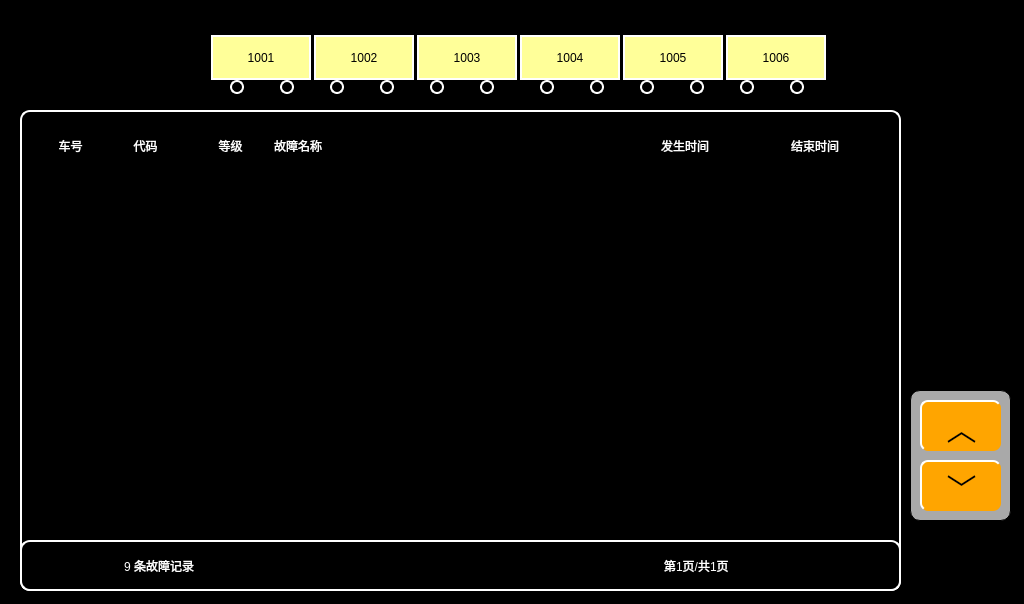
<?xml version="1.0" encoding="UTF-8"?>
<ui version="4.0">
 <class>VehicleHistoryFaultPage</class>
 <widget class="QWidget" name="VehicleHistoryFaultPage">
  <property name="geometry">
   <rect>
    <x>0</x>
    <y>0</y>
    <width>1024</width>
    <height>604</height>
   </rect>
  </property>
  <property name="windowTitle">
   <string>Form</string>
  </property>
  <property name="styleSheet">
   <string notr="true">QWidget
{
	background-color:black;
}
QLabel
{
background-color:black;
font:18px &quot;微软雅黑&quot;;
color: rgb(0,255,255);
border:1px solid black;
}QPushButton
{
	font: 20px, &quot;微软雅黑&quot;;
    color: white;
	background-color: rgb(0, 128, 128);
	border-top: 2px solid white;	
	border-left: 2px solid white;
border-radius:8px;
}</string>
  </property>
  <widget class="QLabel" name="lbl1_15">
   <property name="geometry">
    <rect>
     <x>20</x>
     <y>540</y>
     <width>881</width>
     <height>51</height>
    </rect>
   </property>
   <property name="styleSheet">
    <string notr="true">background-color:black;
border-radius:10px;
font:14px;
color:white;
border:2px solid white;</string>
   </property>
   <property name="text">
    <string/>
   </property>
   <property name="alignment">
    <set>Qt::AlignCenter</set>
   </property>
  </widget>
  <widget class="QLabel" name="faultCode_row9">
   <property name="geometry">
    <rect>
     <x>110</x>
     <y>490</y>
     <width>71</width>
     <height>41</height>
    </rect>
   </property>
   <property name="styleSheet">
    <string notr="true"/>
   </property>
   <property name="text">
    <string/>
   </property>
   <property name="alignment">
    <set>Qt::AlignCenter</set>
   </property>
  </widget>
  <widget class="QLabel" name="m2wheel2lbl">
   <property name="geometry">
    <rect>
     <x>540</x>
     <y>80</y>
     <width>14</width>
     <height>14</height>
    </rect>
   </property>
   <property name="styleSheet">
    <string notr="true">background-color:black;
border-radius:7px;
border:2px solid white;</string>
   </property>
   <property name="text">
    <string/>
   </property>
   <property name="alignment">
    <set>Qt::AlignCenter</set>
   </property>
  </widget>
  <widget class="QLabel" name="tc2keylbl">
   <property name="geometry">
    <rect>
     <x>825</x>
     <y>35</y>
     <width>31</width>
     <height>45</height>
    </rect>
   </property>
   <property name="styleSheet">
    <string notr="true">border-image: url(:/images/images/TC2traingraphKeynoact.bmp);</string>
   </property>
   <property name="text">
    <string/>
   </property>
   <property name="alignment">
    <set>Qt::AlignCenter</set>
   </property>
  </widget>
  <widget class="QLabel" name="faultCode_row5">
   <property name="geometry">
    <rect>
     <x>110</x>
     <y>330</y>
     <width>71</width>
     <height>41</height>
    </rect>
   </property>
   <property name="styleSheet">
    <string notr="true"/>
   </property>
   <property name="text">
    <string/>
   </property>
   <property name="alignment">
    <set>Qt::AlignCenter</set>
   </property>
  </widget>
  <widget class="QLabel" name="metroCode_row1_2">
   <property name="geometry">
    <rect>
     <x>35</x>
     <y>210</y>
     <width>70</width>
     <height>41</height>
    </rect>
   </property>
   <property name="styleSheet">
    <string notr="true"/>
   </property>
   <property name="text">
    <string/>
   </property>
   <property name="alignment">
    <set>Qt::AlignCenter</set>
   </property>
  </widget>
  <widget class="QLabel" name="tc1wheel1lbl">
   <property name="geometry">
    <rect>
     <x>230</x>
     <y>80</y>
     <width>14</width>
     <height>14</height>
    </rect>
   </property>
   <property name="styleSheet">
    <string notr="true">background-color:black;
border-radius:7px;
border:2px solid white;</string>
   </property>
   <property name="text">
    <string/>
   </property>
   <property name="alignment">
    <set>Qt::AlignCenter</set>
   </property>
  </widget>
  <widget class="QLabel" name="metroCode_row1_6">
   <property name="geometry">
    <rect>
     <x>35</x>
     <y>370</y>
     <width>70</width>
     <height>41</height>
    </rect>
   </property>
   <property name="styleSheet">
    <string notr="true"/>
   </property>
   <property name="text">
    <string/>
   </property>
   <property name="alignment">
    <set>Qt::AlignCenter</set>
   </property>
  </widget>
  <widget class="QLabel" name="metroCode_row1_9">
   <property name="geometry">
    <rect>
     <x>35</x>
     <y>490</y>
     <width>70</width>
     <height>41</height>
    </rect>
   </property>
   <property name="styleSheet">
    <string notr="true"/>
   </property>
   <property name="text">
    <string/>
   </property>
   <property name="alignment">
    <set>Qt::AlignCenter</set>
   </property>
  </widget>
  <widget class="QLabel" name="tc2wheel2lbl">
   <property name="geometry">
    <rect>
     <x>740</x>
     <y>80</y>
     <width>14</width>
     <height>14</height>
    </rect>
   </property>
   <property name="styleSheet">
    <string notr="true">background-color:black;
border-radius:7px;
border:2px solid white;</string>
   </property>
   <property name="text">
    <string/>
   </property>
   <property name="alignment">
    <set>Qt::AlignCenter</set>
   </property>
  </widget>
  <widget class="QLabel" name="mp2wheel1lbl">
   <property name="geometry">
    <rect>
     <x>690</x>
     <y>80</y>
     <width>14</width>
     <height>14</height>
    </rect>
   </property>
   <property name="styleSheet">
    <string notr="true">background-color:black;
border-radius:7px;
border:2px solid white;</string>
   </property>
   <property name="text">
    <string/>
   </property>
   <property name="alignment">
    <set>Qt::AlignCenter</set>
   </property>
  </widget>
  <widget class="QLabel" name="lbl1_17">
   <property name="geometry">
    <rect>
     <x>115</x>
     <y>120</y>
     <width>61</width>
     <height>51</height>
    </rect>
   </property>
   <property name="styleSheet">
    <string notr="true">background-color:black;
font:18px &quot;微软雅黑&quot;;
color:white;
</string>
   </property>
   <property name="text">
    <string>代码</string>
   </property>
   <property name="alignment">
    <set>Qt::AlignCenter</set>
   </property>
  </widget>
  <widget class="QLabel" name="tc2lbl">
   <property name="geometry">
    <rect>
     <x>726</x>
     <y>35</y>
     <width>100</width>
     <height>45</height>
    </rect>
   </property>
   <property name="styleSheet">
    <string notr="true">	font:20px &quot;微软雅黑&quot;;
	border:2px solid white;
	background-color: rgb(255,255,153);
color:black;
</string>
   </property>
   <property name="text">
    <string>1006</string>
   </property>
   <property name="alignment">
    <set>Qt::AlignCenter</set>
   </property>
  </widget>
  <widget class="QLabel" name="faultLevel_row4">
   <property name="geometry">
    <rect>
     <x>200</x>
     <y>290</y>
     <width>61</width>
     <height>41</height>
    </rect>
   </property>
   <property name="styleSheet">
    <string notr="true"/>
   </property>
   <property name="text">
    <string/>
   </property>
   <property name="alignment">
    <set>Qt::AlignCenter</set>
   </property>
  </widget>
  <widget class="QLabel" name="m2lbl">
   <property name="geometry">
    <rect>
     <x>520</x>
     <y>35</y>
     <width>100</width>
     <height>45</height>
    </rect>
   </property>
   <property name="styleSheet">
    <string notr="true">	font:20px &quot;微软雅黑&quot;;
	border:2px solid white;
	background-color: rgb(255,255,153);
color:black;
</string>
   </property>
   <property name="text">
    <string>1004</string>
   </property>
   <property name="alignment">
    <set>Qt::AlignCenter</set>
   </property>
  </widget>
  <widget class="QLabel" name="faultLevel_row5">
   <property name="geometry">
    <rect>
     <x>200</x>
     <y>330</y>
     <width>61</width>
     <height>41</height>
    </rect>
   </property>
   <property name="styleSheet">
    <string notr="true"/>
   </property>
   <property name="text">
    <string/>
   </property>
   <property name="alignment">
    <set>Qt::AlignCenter</set>
   </property>
  </widget>
  <widget class="QLabel" name="metroCode_row1_3">
   <property name="geometry">
    <rect>
     <x>35</x>
     <y>250</y>
     <width>70</width>
     <height>41</height>
    </rect>
   </property>
   <property name="styleSheet">
    <string notr="true"/>
   </property>
   <property name="text">
    <string/>
   </property>
   <property name="alignment">
    <set>Qt::AlignCenter</set>
   </property>
  </widget>
  <widget class="QLabel" name="lbl1_20">
   <property name="geometry">
    <rect>
     <x>270</x>
     <y>120</y>
     <width>350</width>
     <height>51</height>
    </rect>
   </property>
   <property name="styleSheet">
    <string notr="true">background-color:black;
font:18px &quot;微软雅黑&quot;;
color:white;
</string>
   </property>
   <property name="text">
    <string>故障名称</string>
   </property>
   <property name="alignment">
    <set>Qt::AlignLeading|Qt::AlignLeft|Qt::AlignVCenter</set>
   </property>
  </widget>
  <widget class="QLabel" name="lbl1_18">
   <property name="geometry">
    <rect>
     <x>205</x>
     <y>120</y>
     <width>51</width>
     <height>51</height>
    </rect>
   </property>
   <property name="styleSheet">
    <string notr="true">background-color:black;
font:18px &quot;微软雅黑&quot;;
color:white;
</string>
   </property>
   <property name="text">
    <string>等级</string>
   </property>
   <property name="alignment">
    <set>Qt::AlignCenter</set>
   </property>
  </widget>
  <widget class="QLabel" name="faultCode_row1">
   <property name="geometry">
    <rect>
     <x>110</x>
     <y>170</y>
     <width>71</width>
     <height>41</height>
    </rect>
   </property>
   <property name="styleSheet">
    <string notr="true"/>
   </property>
   <property name="text">
    <string/>
   </property>
   <property name="alignment">
    <set>Qt::AlignCenter</set>
   </property>
  </widget>
  <widget class="QLabel" name="tc1directionlbl">
   <property name="geometry">
    <rect>
     <x>130</x>
     <y>35</y>
     <width>51</width>
     <height>51</height>
    </rect>
   </property>
   <property name="styleSheet">
    <string notr="true">border-image: url(:/images/images/TC1traingraphDirection.bmp);</string>
   </property>
   <property name="text">
    <string/>
   </property>
   <property name="alignment">
    <set>Qt::AlignCenter</set>
   </property>
  </widget>
  <widget class="QLabel" name="mp1wheel1lbl">
   <property name="geometry">
    <rect>
     <x>330</x>
     <y>80</y>
     <width>14</width>
     <height>14</height>
    </rect>
   </property>
   <property name="styleSheet">
    <string notr="true">background-color:black;
border-radius:7px;
border:2px solid white;</string>
   </property>
   <property name="text">
    <string/>
   </property>
   <property name="alignment">
    <set>Qt::AlignCenter</set>
   </property>
  </widget>
  <widget class="QPushButton" name="NextPageBtn">
   <property name="geometry">
    <rect>
     <x>920</x>
     <y>460</y>
     <width>81</width>
     <height>51</height>
    </rect>
   </property>
   <property name="focusPolicy">
    <enum>Qt::NoFocus</enum>
   </property>
   <property name="styleSheet">
    <string notr="true">font:30px;
color:black;
background-color:orange;
border-radius:8px;</string>
   </property>
   <property name="text">
    <string>﹀</string>
   </property>
  </widget>
  <widget class="QLabel" name="faultCode_row6">
   <property name="geometry">
    <rect>
     <x>110</x>
     <y>370</y>
     <width>71</width>
     <height>41</height>
    </rect>
   </property>
   <property name="styleSheet">
    <string notr="true"/>
   </property>
   <property name="text">
    <string/>
   </property>
   <property name="alignment">
    <set>Qt::AlignCenter</set>
   </property>
  </widget>
  <widget class="QLabel" name="m1wheel1lbl">
   <property name="geometry">
    <rect>
     <x>430</x>
     <y>80</y>
     <width>14</width>
     <height>14</height>
    </rect>
   </property>
   <property name="styleSheet">
    <string notr="true">background-color:black;
border-radius:7px;
border:2px solid white;</string>
   </property>
   <property name="text">
    <string/>
   </property>
   <property name="alignment">
    <set>Qt::AlignCenter</set>
   </property>
  </widget>
  <widget class="QLabel" name="faultName_row9">
   <property name="geometry">
    <rect>
     <x>270</x>
     <y>490</y>
     <width>350</width>
     <height>41</height>
    </rect>
   </property>
   <property name="styleSheet">
    <string notr="true"/>
   </property>
   <property name="text">
    <string/>
   </property>
   <property name="alignment">
    <set>Qt::AlignLeading|Qt::AlignLeft|Qt::AlignVCenter</set>
   </property>
  </widget>
  <widget class="QLabel" name="faultcntlbl">
   <property name="geometry">
    <rect>
     <x>120</x>
     <y>550</y>
     <width>160</width>
     <height>31</height>
    </rect>
   </property>
   <property name="styleSheet">
    <string notr="true">color:white
</string>
   </property>
   <property name="text">
    <string>9 条故障记录</string>
   </property>
   <property name="alignment">
    <set>Qt::AlignLeading|Qt::AlignLeft|Qt::AlignVCenter</set>
   </property>
  </widget>
  <widget class="QLabel" name="tc1lbl">
   <property name="geometry">
    <rect>
     <x>211</x>
     <y>35</y>
     <width>100</width>
     <height>45</height>
    </rect>
   </property>
   <property name="styleSheet">
    <string notr="true">	font:20px &quot;微软雅黑&quot;;
	border:2px solid white;
	background-color: rgb(255,255,153);
color:black;
</string>
   </property>
   <property name="text">
    <string>1001</string>
   </property>
   <property name="alignment">
    <set>Qt::AlignCenter</set>
   </property>
  </widget>
  <widget class="QLabel" name="metroCode_row1_4">
   <property name="geometry">
    <rect>
     <x>35</x>
     <y>290</y>
     <width>70</width>
     <height>41</height>
    </rect>
   </property>
   <property name="styleSheet">
    <string notr="true"/>
   </property>
   <property name="text">
    <string/>
   </property>
   <property name="alignment">
    <set>Qt::AlignCenter</set>
   </property>
  </widget>
  <widget class="QLabel" name="faultLevel_row6">
   <property name="geometry">
    <rect>
     <x>200</x>
     <y>370</y>
     <width>61</width>
     <height>41</height>
    </rect>
   </property>
   <property name="styleSheet">
    <string notr="true"/>
   </property>
   <property name="text">
    <string/>
   </property>
   <property name="alignment">
    <set>Qt::AlignCenter</set>
   </property>
  </widget>
  <widget class="QLabel" name="lbl1_13">
   <property name="geometry">
    <rect>
     <x>910</x>
     <y>390</y>
     <width>101</width>
     <height>131</height>
    </rect>
   </property>
   <property name="styleSheet">
    <string notr="true">background-color:gray;
border-radius:10px;
font:14px;
color:yellow;
background-color:darkgray;</string>
   </property>
   <property name="text">
    <string/>
   </property>
   <property name="alignment">
    <set>Qt::AlignCenter</set>
   </property>
  </widget>
  <widget class="QLabel" name="lbl1_14">
   <property name="geometry">
    <rect>
     <x>20</x>
     <y>110</y>
     <width>881</width>
     <height>481</height>
    </rect>
   </property>
   <property name="styleSheet">
    <string notr="true">background-color:black;
border-radius:10px;
font:14px;
color:white;
border:2px solid white;</string>
   </property>
   <property name="text">
    <string/>
   </property>
   <property name="alignment">
    <set>Qt::AlignCenter</set>
   </property>
  </widget>
  <widget class="QLabel" name="metroCode_row1_5">
   <property name="geometry">
    <rect>
     <x>35</x>
     <y>330</y>
     <width>70</width>
     <height>41</height>
    </rect>
   </property>
   <property name="styleSheet">
    <string notr="true"/>
   </property>
   <property name="text">
    <string/>
   </property>
   <property name="alignment">
    <set>Qt::AlignCenter</set>
   </property>
  </widget>
  <widget class="QLabel" name="faultName_row2">
   <property name="geometry">
    <rect>
     <x>270</x>
     <y>210</y>
     <width>350</width>
     <height>41</height>
    </rect>
   </property>
   <property name="styleSheet">
    <string notr="true"/>
   </property>
   <property name="text">
    <string/>
   </property>
   <property name="alignment">
    <set>Qt::AlignLeading|Qt::AlignLeft|Qt::AlignVCenter</set>
   </property>
  </widget>
  <widget class="QLabel" name="metroCode_row1">
   <property name="geometry">
    <rect>
     <x>35</x>
     <y>170</y>
     <width>70</width>
     <height>41</height>
    </rect>
   </property>
   <property name="styleSheet">
    <string notr="true"/>
   </property>
   <property name="text">
    <string/>
   </property>
   <property name="alignment">
    <set>Qt::AlignCenter</set>
   </property>
  </widget>
  <widget class="QLabel" name="metroCode_row1_7">
   <property name="geometry">
    <rect>
     <x>35</x>
     <y>410</y>
     <width>70</width>
     <height>41</height>
    </rect>
   </property>
   <property name="styleSheet">
    <string notr="true"/>
   </property>
   <property name="text">
    <string/>
   </property>
   <property name="alignment">
    <set>Qt::AlignCenter</set>
   </property>
  </widget>
  <widget class="QLabel" name="faultName_row8">
   <property name="geometry">
    <rect>
     <x>270</x>
     <y>450</y>
     <width>350</width>
     <height>41</height>
    </rect>
   </property>
   <property name="styleSheet">
    <string notr="true"/>
   </property>
   <property name="text">
    <string/>
   </property>
   <property name="alignment">
    <set>Qt::AlignLeading|Qt::AlignLeft|Qt::AlignVCenter</set>
   </property>
  </widget>
  <widget class="QLabel" name="mp1lbl">
   <property name="geometry">
    <rect>
     <x>314</x>
     <y>35</y>
     <width>100</width>
     <height>45</height>
    </rect>
   </property>
   <property name="styleSheet">
    <string notr="true">	font:20px &quot;微软雅黑&quot;;
	border:2px solid white;
	background-color: rgb(255,255,153);
color:black;
</string>
   </property>
   <property name="text">
    <string>1002</string>
   </property>
   <property name="alignment">
    <set>Qt::AlignCenter</set>
   </property>
  </widget>
  <widget class="QLabel" name="tc2directionlbl">
   <property name="geometry">
    <rect>
     <x>855</x>
     <y>35</y>
     <width>51</width>
     <height>51</height>
    </rect>
   </property>
   <property name="styleSheet">
    <string notr="true">border-image: url(:/images/images/TC2traingraphDirection.bmp);</string>
   </property>
   <property name="text">
    <string/>
   </property>
   <property name="alignment">
    <set>Qt::AlignCenter</set>
   </property>
  </widget>
  <widget class="QLabel" name="faultCode_row8">
   <property name="geometry">
    <rect>
     <x>110</x>
     <y>450</y>
     <width>71</width>
     <height>41</height>
    </rect>
   </property>
   <property name="styleSheet">
    <string notr="true"/>
   </property>
   <property name="text">
    <string/>
   </property>
   <property name="alignment">
    <set>Qt::AlignCenter</set>
   </property>
  </widget>
  <widget class="QLabel" name="faultName_row1">
   <property name="geometry">
    <rect>
     <x>270</x>
     <y>170</y>
     <width>350</width>
     <height>41</height>
    </rect>
   </property>
   <property name="styleSheet">
    <string notr="true"/>
   </property>
   <property name="text">
    <string/>
   </property>
   <property name="alignment">
    <set>Qt::AlignLeading|Qt::AlignLeft|Qt::AlignVCenter</set>
   </property>
  </widget>
  <widget class="QPushButton" name="PrePageBtn">
   <property name="geometry">
    <rect>
     <x>920</x>
     <y>400</y>
     <width>81</width>
     <height>51</height>
    </rect>
   </property>
   <property name="focusPolicy">
    <enum>Qt::NoFocus</enum>
   </property>
   <property name="styleSheet">
    <string notr="true">font:30px;
color:black;
background-color:orange;
border-radius:8px;</string>
   </property>
   <property name="text">
    <string>︿</string>
   </property>
  </widget>
  <widget class="QLabel" name="m1wheel2lbl">
   <property name="geometry">
    <rect>
     <x>480</x>
     <y>80</y>
     <width>14</width>
     <height>14</height>
    </rect>
   </property>
   <property name="styleSheet">
    <string notr="true">background-color:black;
border-radius:7px;
border:2px solid white;</string>
   </property>
   <property name="text">
    <string/>
   </property>
   <property name="alignment">
    <set>Qt::AlignCenter</set>
   </property>
  </widget>
  <widget class="QLabel" name="faultName_row6">
   <property name="geometry">
    <rect>
     <x>270</x>
     <y>370</y>
     <width>350</width>
     <height>41</height>
    </rect>
   </property>
   <property name="styleSheet">
    <string notr="true"/>
   </property>
   <property name="text">
    <string/>
   </property>
   <property name="alignment">
    <set>Qt::AlignLeading|Qt::AlignLeft|Qt::AlignVCenter</set>
   </property>
  </widget>
  <widget class="QLabel" name="mp2wheel2lbl">
   <property name="geometry">
    <rect>
     <x>640</x>
     <y>80</y>
     <width>14</width>
     <height>14</height>
    </rect>
   </property>
   <property name="styleSheet">
    <string notr="true">background-color:black;
border-radius:7px;
border:2px solid white;</string>
   </property>
   <property name="text">
    <string/>
   </property>
   <property name="alignment">
    <set>Qt::AlignCenter</set>
   </property>
  </widget>
  <widget class="QLabel" name="tc1keylbl">
   <property name="geometry">
    <rect>
     <x>180</x>
     <y>35</y>
     <width>31</width>
     <height>45</height>
    </rect>
   </property>
   <property name="styleSheet">
    <string notr="true">border-image: url(:/images/images/TC1traingraphKeynoact.bmp);</string>
   </property>
   <property name="text">
    <string/>
   </property>
   <property name="alignment">
    <set>Qt::AlignCenter</set>
   </property>
  </widget>
  <widget class="QLabel" name="faultCode_row2">
   <property name="geometry">
    <rect>
     <x>110</x>
     <y>210</y>
     <width>71</width>
     <height>41</height>
    </rect>
   </property>
   <property name="styleSheet">
    <string notr="true"/>
   </property>
   <property name="text">
    <string/>
   </property>
   <property name="alignment">
    <set>Qt::AlignCenter</set>
   </property>
  </widget>
  <widget class="QLabel" name="tc1wheel2lbl">
   <property name="geometry">
    <rect>
     <x>280</x>
     <y>80</y>
     <width>14</width>
     <height>14</height>
    </rect>
   </property>
   <property name="styleSheet">
    <string notr="true">background-color:black;
border-radius:7px;
border:2px solid white;</string>
   </property>
   <property name="text">
    <string/>
   </property>
   <property name="alignment">
    <set>Qt::AlignCenter</set>
   </property>
  </widget>
  <widget class="QLabel" name="faultLevel_row2">
   <property name="geometry">
    <rect>
     <x>200</x>
     <y>210</y>
     <width>61</width>
     <height>41</height>
    </rect>
   </property>
   <property name="styleSheet">
    <string notr="true"/>
   </property>
   <property name="text">
    <string/>
   </property>
   <property name="alignment">
    <set>Qt::AlignCenter</set>
   </property>
  </widget>
  <widget class="QLabel" name="faultName_row4">
   <property name="geometry">
    <rect>
     <x>270</x>
     <y>290</y>
     <width>350</width>
     <height>41</height>
    </rect>
   </property>
   <property name="styleSheet">
    <string notr="true"/>
   </property>
   <property name="text">
    <string/>
   </property>
   <property name="alignment">
    <set>Qt::AlignLeading|Qt::AlignLeft|Qt::AlignVCenter</set>
   </property>
  </widget>
  <widget class="QLabel" name="faultCode_row7">
   <property name="geometry">
    <rect>
     <x>110</x>
     <y>410</y>
     <width>71</width>
     <height>41</height>
    </rect>
   </property>
   <property name="styleSheet">
    <string notr="true"/>
   </property>
   <property name="text">
    <string/>
   </property>
   <property name="alignment">
    <set>Qt::AlignCenter</set>
   </property>
  </widget>
  <widget class="QLabel" name="tc2wheel1lbl">
   <property name="geometry">
    <rect>
     <x>790</x>
     <y>80</y>
     <width>14</width>
     <height>14</height>
    </rect>
   </property>
   <property name="styleSheet">
    <string notr="true">background-color:black;
border-radius:7px;
border:2px solid white;</string>
   </property>
   <property name="text">
    <string/>
   </property>
   <property name="alignment">
    <set>Qt::AlignCenter</set>
   </property>
  </widget>
  <widget class="QLabel" name="faultName_row5">
   <property name="geometry">
    <rect>
     <x>270</x>
     <y>330</y>
     <width>350</width>
     <height>41</height>
    </rect>
   </property>
   <property name="styleSheet">
    <string notr="true"/>
   </property>
   <property name="text">
    <string/>
   </property>
   <property name="alignment">
    <set>Qt::AlignLeading|Qt::AlignLeft|Qt::AlignVCenter</set>
   </property>
  </widget>
  <widget class="QLabel" name="faultLevel_row8">
   <property name="geometry">
    <rect>
     <x>200</x>
     <y>450</y>
     <width>61</width>
     <height>41</height>
    </rect>
   </property>
   <property name="styleSheet">
    <string notr="true"/>
   </property>
   <property name="text">
    <string/>
   </property>
   <property name="alignment">
    <set>Qt::AlignCenter</set>
   </property>
  </widget>
  <widget class="QLabel" name="m2wheel1lbl">
   <property name="geometry">
    <rect>
     <x>590</x>
     <y>80</y>
     <width>14</width>
     <height>14</height>
    </rect>
   </property>
   <property name="styleSheet">
    <string notr="true">background-color:black;
border-radius:7px;
border:2px solid white;</string>
   </property>
   <property name="text">
    <string/>
   </property>
   <property name="alignment">
    <set>Qt::AlignCenter</set>
   </property>
  </widget>
  <widget class="QLabel" name="faultCode_row3">
   <property name="geometry">
    <rect>
     <x>110</x>
     <y>250</y>
     <width>71</width>
     <height>41</height>
    </rect>
   </property>
   <property name="styleSheet">
    <string notr="true"/>
   </property>
   <property name="text">
    <string/>
   </property>
   <property name="alignment">
    <set>Qt::AlignCenter</set>
   </property>
  </widget>
  <widget class="QLabel" name="mp2lbl">
   <property name="geometry">
    <rect>
     <x>623</x>
     <y>35</y>
     <width>100</width>
     <height>45</height>
    </rect>
   </property>
   <property name="styleSheet">
    <string notr="true">	font:20px &quot;微软雅黑&quot;;
	border:2px solid white;
	background-color: rgb(255,255,153);
color:black;
</string>
   </property>
   <property name="text">
    <string>1005</string>
   </property>
   <property name="alignment">
    <set>Qt::AlignCenter</set>
   </property>
  </widget>
  <widget class="QLabel" name="faultName_row3">
   <property name="geometry">
    <rect>
     <x>270</x>
     <y>250</y>
     <width>350</width>
     <height>41</height>
    </rect>
   </property>
   <property name="styleSheet">
    <string notr="true"/>
   </property>
   <property name="text">
    <string/>
   </property>
   <property name="alignment">
    <set>Qt::AlignLeading|Qt::AlignLeft|Qt::AlignVCenter</set>
   </property>
  </widget>
  <widget class="QLabel" name="m1lbl">
   <property name="geometry">
    <rect>
     <x>417</x>
     <y>35</y>
     <width>100</width>
     <height>45</height>
    </rect>
   </property>
   <property name="styleSheet">
    <string notr="true">	font:20px &quot;微软雅黑&quot;;
	border:2px solid white;
	background-color: rgb(255,255,153);
color:black;
</string>
   </property>
   <property name="text">
    <string>1003</string>
   </property>
   <property name="alignment">
    <set>Qt::AlignCenter</set>
   </property>
  </widget>
  <widget class="QLabel" name="faultLevel_row9">
   <property name="geometry">
    <rect>
     <x>200</x>
     <y>490</y>
     <width>61</width>
     <height>41</height>
    </rect>
   </property>
   <property name="styleSheet">
    <string notr="true"/>
   </property>
   <property name="text">
    <string/>
   </property>
   <property name="alignment">
    <set>Qt::AlignCenter</set>
   </property>
  </widget>
  <widget class="QLabel" name="mp1wheel2lbl">
   <property name="geometry">
    <rect>
     <x>380</x>
     <y>80</y>
     <width>14</width>
     <height>14</height>
    </rect>
   </property>
   <property name="styleSheet">
    <string notr="true">background-color:black;
border-radius:7px;
border:2px solid white;</string>
   </property>
   <property name="text">
    <string/>
   </property>
   <property name="alignment">
    <set>Qt::AlignCenter</set>
   </property>
  </widget>
  <widget class="QLabel" name="faultLevel_row7">
   <property name="geometry">
    <rect>
     <x>200</x>
     <y>410</y>
     <width>61</width>
     <height>41</height>
    </rect>
   </property>
   <property name="styleSheet">
    <string notr="true"/>
   </property>
   <property name="text">
    <string/>
   </property>
   <property name="alignment">
    <set>Qt::AlignCenter</set>
   </property>
  </widget>
  <widget class="QLabel" name="faultName_row7">
   <property name="geometry">
    <rect>
     <x>270</x>
     <y>410</y>
     <width>350</width>
     <height>41</height>
    </rect>
   </property>
   <property name="styleSheet">
    <string notr="true"/>
   </property>
   <property name="text">
    <string/>
   </property>
   <property name="alignment">
    <set>Qt::AlignLeading|Qt::AlignLeft|Qt::AlignVCenter</set>
   </property>
  </widget>
  <widget class="QLabel" name="faultLevel_row1">
   <property name="geometry">
    <rect>
     <x>200</x>
     <y>170</y>
     <width>61</width>
     <height>41</height>
    </rect>
   </property>
   <property name="styleSheet">
    <string notr="true"/>
   </property>
   <property name="text">
    <string/>
   </property>
   <property name="alignment">
    <set>Qt::AlignCenter</set>
   </property>
  </widget>
  <widget class="QLabel" name="faultCode_row4">
   <property name="geometry">
    <rect>
     <x>110</x>
     <y>290</y>
     <width>71</width>
     <height>41</height>
    </rect>
   </property>
   <property name="styleSheet">
    <string notr="true"/>
   </property>
   <property name="text">
    <string/>
   </property>
   <property name="alignment">
    <set>Qt::AlignCenter</set>
   </property>
  </widget>
  <widget class="QLabel" name="metroCode_row1_8">
   <property name="geometry">
    <rect>
     <x>35</x>
     <y>450</y>
     <width>70</width>
     <height>41</height>
    </rect>
   </property>
   <property name="styleSheet">
    <string notr="true"/>
   </property>
   <property name="text">
    <string/>
   </property>
   <property name="alignment">
    <set>Qt::AlignCenter</set>
   </property>
  </widget>
  <widget class="QLabel" name="faultpagelbl">
   <property name="geometry">
    <rect>
     <x>660</x>
     <y>550</y>
     <width>180</width>
     <height>31</height>
    </rect>
   </property>
   <property name="styleSheet">
    <string notr="true">color:white
</string>
   </property>
   <property name="text">
    <string>第1页/共1页</string>
   </property>
   <property name="alignment">
    <set>Qt::AlignLeading|Qt::AlignLeft|Qt::AlignVCenter</set>
   </property>
  </widget>
  <widget class="QLabel" name="lbl1_16">
   <property name="geometry">
    <rect>
     <x>40</x>
     <y>120</y>
     <width>61</width>
     <height>51</height>
    </rect>
   </property>
   <property name="styleSheet">
    <string notr="true">background-color:black;
font:18px &quot;微软雅黑&quot;;
color:white;
</string>
   </property>
   <property name="text">
    <string>车号</string>
   </property>
   <property name="alignment">
    <set>Qt::AlignCenter</set>
   </property>
  </widget>
  <widget class="QLabel" name="faultLevel_row3">
   <property name="geometry">
    <rect>
     <x>200</x>
     <y>250</y>
     <width>61</width>
     <height>41</height>
    </rect>
   </property>
   <property name="styleSheet">
    <string notr="true"/>
   </property>
   <property name="text">
    <string/>
   </property>
   <property name="alignment">
    <set>Qt::AlignCenter</set>
   </property>
  </widget>
  <widget class="QLabel" name="startTime_row3">
   <property name="geometry">
    <rect>
     <x>620</x>
     <y>250</y>
     <width>130</width>
     <height>41</height>
    </rect>
   </property>
   <property name="styleSheet">
    <string notr="true">font:16px;</string>
   </property>
   <property name="text">
    <string/>
   </property>
   <property name="alignment">
    <set>Qt::AlignCenter</set>
   </property>
  </widget>
  <widget class="QLabel" name="lbl1_19">
   <property name="geometry">
    <rect>
     <x>620</x>
     <y>120</y>
     <width>130</width>
     <height>51</height>
    </rect>
   </property>
   <property name="styleSheet">
    <string notr="true">background-color:black;
font:18px &quot;微软雅黑&quot;;
color:white;
</string>
   </property>
   <property name="text">
    <string>发生时间</string>
   </property>
   <property name="alignment">
    <set>Qt::AlignCenter</set>
   </property>
  </widget>
  <widget class="QLabel" name="startTime_row6">
   <property name="geometry">
    <rect>
     <x>620</x>
     <y>370</y>
     <width>130</width>
     <height>41</height>
    </rect>
   </property>
   <property name="styleSheet">
    <string notr="true">font:16px;</string>
   </property>
   <property name="text">
    <string/>
   </property>
   <property name="alignment">
    <set>Qt::AlignCenter</set>
   </property>
  </widget>
  <widget class="QLabel" name="startTime_row7">
   <property name="geometry">
    <rect>
     <x>620</x>
     <y>410</y>
     <width>130</width>
     <height>41</height>
    </rect>
   </property>
   <property name="styleSheet">
    <string notr="true">font:16px;</string>
   </property>
   <property name="text">
    <string/>
   </property>
   <property name="alignment">
    <set>Qt::AlignCenter</set>
   </property>
  </widget>
  <widget class="QLabel" name="startTime_row1">
   <property name="geometry">
    <rect>
     <x>620</x>
     <y>170</y>
     <width>130</width>
     <height>41</height>
    </rect>
   </property>
   <property name="styleSheet">
    <string notr="true">font:16px;</string>
   </property>
   <property name="text">
    <string/>
   </property>
   <property name="alignment">
    <set>Qt::AlignCenter</set>
   </property>
  </widget>
  <widget class="QLabel" name="startTime_row5">
   <property name="geometry">
    <rect>
     <x>620</x>
     <y>330</y>
     <width>130</width>
     <height>41</height>
    </rect>
   </property>
   <property name="styleSheet">
    <string notr="true">font:16px;</string>
   </property>
   <property name="text">
    <string/>
   </property>
   <property name="alignment">
    <set>Qt::AlignCenter</set>
   </property>
  </widget>
  <widget class="QLabel" name="startTime_row8">
   <property name="geometry">
    <rect>
     <x>620</x>
     <y>450</y>
     <width>130</width>
     <height>41</height>
    </rect>
   </property>
   <property name="styleSheet">
    <string notr="true">font:16px;</string>
   </property>
   <property name="text">
    <string/>
   </property>
   <property name="alignment">
    <set>Qt::AlignCenter</set>
   </property>
  </widget>
  <widget class="QLabel" name="startTime_row2">
   <property name="geometry">
    <rect>
     <x>620</x>
     <y>210</y>
     <width>130</width>
     <height>41</height>
    </rect>
   </property>
   <property name="styleSheet">
    <string notr="true">font:16px;</string>
   </property>
   <property name="text">
    <string/>
   </property>
   <property name="alignment">
    <set>Qt::AlignCenter</set>
   </property>
  </widget>
  <widget class="QLabel" name="startTime_row9">
   <property name="geometry">
    <rect>
     <x>620</x>
     <y>490</y>
     <width>130</width>
     <height>41</height>
    </rect>
   </property>
   <property name="styleSheet">
    <string notr="true">font:16px;</string>
   </property>
   <property name="text">
    <string/>
   </property>
   <property name="alignment">
    <set>Qt::AlignCenter</set>
   </property>
  </widget>
  <widget class="QLabel" name="startTime_row4">
   <property name="geometry">
    <rect>
     <x>620</x>
     <y>290</y>
     <width>130</width>
     <height>41</height>
    </rect>
   </property>
   <property name="styleSheet">
    <string notr="true">font:16px;</string>
   </property>
   <property name="text">
    <string/>
   </property>
   <property name="alignment">
    <set>Qt::AlignCenter</set>
   </property>
  </widget>
  <widget class="QLabel" name="endTime_row7">
   <property name="geometry">
    <rect>
     <x>750</x>
     <y>410</y>
     <width>130</width>
     <height>41</height>
    </rect>
   </property>
   <property name="styleSheet">
    <string notr="true">font:16px;</string>
   </property>
   <property name="text">
    <string/>
   </property>
   <property name="alignment">
    <set>Qt::AlignCenter</set>
   </property>
  </widget>
  <widget class="QLabel" name="endTime_row9">
   <property name="geometry">
    <rect>
     <x>750</x>
     <y>490</y>
     <width>130</width>
     <height>41</height>
    </rect>
   </property>
   <property name="styleSheet">
    <string notr="true">font:16px;</string>
   </property>
   <property name="text">
    <string/>
   </property>
   <property name="alignment">
    <set>Qt::AlignCenter</set>
   </property>
  </widget>
  <widget class="QLabel" name="endTime_row5">
   <property name="geometry">
    <rect>
     <x>750</x>
     <y>330</y>
     <width>130</width>
     <height>41</height>
    </rect>
   </property>
   <property name="styleSheet">
    <string notr="true">font:16px;</string>
   </property>
   <property name="text">
    <string/>
   </property>
   <property name="alignment">
    <set>Qt::AlignCenter</set>
   </property>
  </widget>
  <widget class="QLabel" name="endTime_row2">
   <property name="geometry">
    <rect>
     <x>750</x>
     <y>210</y>
     <width>130</width>
     <height>41</height>
    </rect>
   </property>
   <property name="styleSheet">
    <string notr="true">font:16px;</string>
   </property>
   <property name="text">
    <string/>
   </property>
   <property name="alignment">
    <set>Qt::AlignCenter</set>
   </property>
  </widget>
  <widget class="QLabel" name="endTime_row3">
   <property name="geometry">
    <rect>
     <x>750</x>
     <y>250</y>
     <width>130</width>
     <height>41</height>
    </rect>
   </property>
   <property name="styleSheet">
    <string notr="true">font:16px;</string>
   </property>
   <property name="text">
    <string/>
   </property>
   <property name="alignment">
    <set>Qt::AlignCenter</set>
   </property>
  </widget>
  <widget class="QLabel" name="endTime_row8">
   <property name="geometry">
    <rect>
     <x>750</x>
     <y>450</y>
     <width>130</width>
     <height>41</height>
    </rect>
   </property>
   <property name="styleSheet">
    <string notr="true">font:16px;</string>
   </property>
   <property name="text">
    <string/>
   </property>
   <property name="alignment">
    <set>Qt::AlignCenter</set>
   </property>
  </widget>
  <widget class="QLabel" name="endTime_row6">
   <property name="geometry">
    <rect>
     <x>750</x>
     <y>370</y>
     <width>130</width>
     <height>41</height>
    </rect>
   </property>
   <property name="styleSheet">
    <string notr="true">font:16px;</string>
   </property>
   <property name="text">
    <string/>
   </property>
   <property name="alignment">
    <set>Qt::AlignCenter</set>
   </property>
  </widget>
  <widget class="QLabel" name="lbl1_21">
   <property name="geometry">
    <rect>
     <x>750</x>
     <y>120</y>
     <width>130</width>
     <height>51</height>
    </rect>
   </property>
   <property name="styleSheet">
    <string notr="true">background-color:black;
font:18px &quot;微软雅黑&quot;;
color:white;
</string>
   </property>
   <property name="text">
    <string>结束时间</string>
   </property>
   <property name="alignment">
    <set>Qt::AlignCenter</set>
   </property>
  </widget>
  <widget class="QLabel" name="endTime_row4">
   <property name="geometry">
    <rect>
     <x>750</x>
     <y>290</y>
     <width>130</width>
     <height>41</height>
    </rect>
   </property>
   <property name="styleSheet">
    <string notr="true">font:16px;</string>
   </property>
   <property name="text">
    <string/>
   </property>
   <property name="alignment">
    <set>Qt::AlignCenter</set>
   </property>
  </widget>
  <widget class="QLabel" name="endTime_row1">
   <property name="geometry">
    <rect>
     <x>750</x>
     <y>170</y>
     <width>130</width>
     <height>41</height>
    </rect>
   </property>
   <property name="styleSheet">
    <string notr="true">font:16px;</string>
   </property>
   <property name="text">
    <string/>
   </property>
   <property name="alignment">
    <set>Qt::AlignCenter</set>
   </property>
  </widget>
  <zorder>lbl1_13</zorder>
  <zorder>lbl1_14</zorder>
  <zorder>lbl1_15</zorder>
  <zorder>faultCode_row9</zorder>
  <zorder>m2wheel2lbl</zorder>
  <zorder>tc2keylbl</zorder>
  <zorder>faultCode_row5</zorder>
  <zorder>metroCode_row1_2</zorder>
  <zorder>tc1wheel1lbl</zorder>
  <zorder>metroCode_row1_6</zorder>
  <zorder>metroCode_row1_9</zorder>
  <zorder>tc2wheel2lbl</zorder>
  <zorder>mp2wheel1lbl</zorder>
  <zorder>lbl1_17</zorder>
  <zorder>tc2lbl</zorder>
  <zorder>faultLevel_row4</zorder>
  <zorder>m2lbl</zorder>
  <zorder>faultLevel_row5</zorder>
  <zorder>metroCode_row1_3</zorder>
  <zorder>lbl1_20</zorder>
  <zorder>lbl1_18</zorder>
  <zorder>faultCode_row1</zorder>
  <zorder>tc1directionlbl</zorder>
  <zorder>mp1wheel1lbl</zorder>
  <zorder>NextPageBtn</zorder>
  <zorder>faultCode_row6</zorder>
  <zorder>m1wheel1lbl</zorder>
  <zorder>faultName_row9</zorder>
  <zorder>faultcntlbl</zorder>
  <zorder>tc1lbl</zorder>
  <zorder>metroCode_row1_4</zorder>
  <zorder>faultLevel_row6</zorder>
  <zorder>metroCode_row1_5</zorder>
  <zorder>faultName_row2</zorder>
  <zorder>metroCode_row1</zorder>
  <zorder>metroCode_row1_7</zorder>
  <zorder>faultName_row8</zorder>
  <zorder>mp1lbl</zorder>
  <zorder>tc2directionlbl</zorder>
  <zorder>faultCode_row8</zorder>
  <zorder>faultName_row1</zorder>
  <zorder>PrePageBtn</zorder>
  <zorder>m1wheel2lbl</zorder>
  <zorder>faultName_row6</zorder>
  <zorder>mp2wheel2lbl</zorder>
  <zorder>tc1keylbl</zorder>
  <zorder>faultCode_row2</zorder>
  <zorder>tc1wheel2lbl</zorder>
  <zorder>faultLevel_row2</zorder>
  <zorder>faultName_row4</zorder>
  <zorder>faultCode_row7</zorder>
  <zorder>tc2wheel1lbl</zorder>
  <zorder>faultName_row5</zorder>
  <zorder>faultLevel_row8</zorder>
  <zorder>m2wheel1lbl</zorder>
  <zorder>faultCode_row3</zorder>
  <zorder>mp2lbl</zorder>
  <zorder>faultName_row3</zorder>
  <zorder>m1lbl</zorder>
  <zorder>faultLevel_row9</zorder>
  <zorder>mp1wheel2lbl</zorder>
  <zorder>faultLevel_row7</zorder>
  <zorder>faultName_row7</zorder>
  <zorder>faultLevel_row1</zorder>
  <zorder>faultCode_row4</zorder>
  <zorder>metroCode_row1_8</zorder>
  <zorder>faultpagelbl</zorder>
  <zorder>lbl1_16</zorder>
  <zorder>faultLevel_row3</zorder>
  <zorder>startTime_row3</zorder>
  <zorder>lbl1_19</zorder>
  <zorder>startTime_row6</zorder>
  <zorder>startTime_row7</zorder>
  <zorder>startTime_row1</zorder>
  <zorder>startTime_row5</zorder>
  <zorder>startTime_row8</zorder>
  <zorder>startTime_row2</zorder>
  <zorder>startTime_row9</zorder>
  <zorder>startTime_row4</zorder>
  <zorder>endTime_row7</zorder>
  <zorder>endTime_row9</zorder>
  <zorder>endTime_row5</zorder>
  <zorder>endTime_row2</zorder>
  <zorder>endTime_row3</zorder>
  <zorder>endTime_row8</zorder>
  <zorder>endTime_row6</zorder>
  <zorder>lbl1_21</zorder>
  <zorder>endTime_row4</zorder>
  <zorder>endTime_row1</zorder>
 </widget>
 <resources/>
 <connections/>
</ui>
